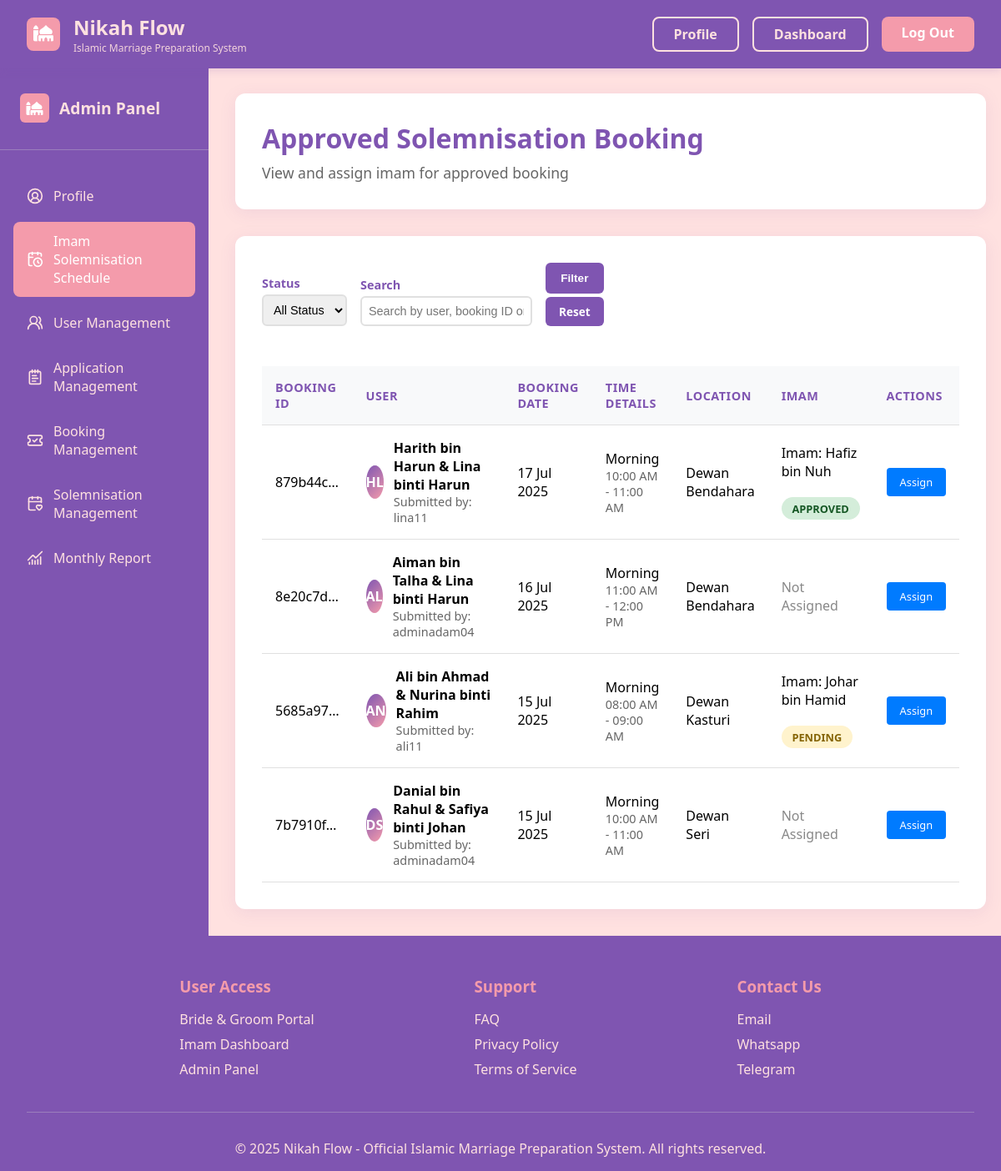
Screenshot of /homepage/admin/approvedbooking/ (signed in) with the database file from the repository.
### NikahFlow/models.py (models this page shows, shortened)
class SolemnisationBooking(models.Model):
    user = models.ForeignKey(
        User,
        on_delete=models.CASCADE,
        related_name='bookings',
        null=True
    )
    groom_name = models.CharField(max_length=100, blank=True, null=True)
    bride_name = models.CharField(max_length=100, blank=True, null=True)
    booking_id = models.UUIDField(primary_key=True, default=uuid.uuid4, editable=False)
    created_at = models.DateTimeField(auto_now_add=True)
    updated_at = models.DateTimeField(auto_now=True)
    remarks = models.TextField(blank=True, null=True)
    status = models.CharField(max_length=20, default='PENDING', choices=[
        ('PENDING', 'Pending'),
        ('APPROVED', 'Approved'),
        ('REJECTED', 'Rejected'),
    ])
    booking_date = models.DateField()
    time_slot = models.CharField(max_length=20)
    start_time = models.TimeField()
    end_time = models.TimeField()
    location = models.CharField(max_length=255)
    notes = models.TextField(blank=True, null=True)

class User(models.Model):
    ROLE_CHOICES = [
        ('bridegroom', 'Bride/Groom'),
        ('imam', 'Assistant Registrar'),
        ('adminchairman', 'Admin Chairman'),
    ]
    id_number = models.CharField(max_length=14,unique=True)
    role = models.CharField(max_length=30, choices=ROLE_CHOICES)
    email = models.EmailField(unique=True)
    username = models.CharField(max_length=150, unique=True)
    fullname = models.CharField(max_length=150)
    phone_number = models.CharField(max_length=20)
    password = models.CharField(max_length=128)
    status = models.CharField(max_length=20, default='Active')
    created_at = models.DateTimeField(auto_now_add=True)
    userid = models.CharField(max_length=50, null=True, blank=True)
    remarks = models.CharField(max_length=100)

class ImamSolemnisationSchedule(models.Model):
    STATUS_CHOICES = [
        ('PENDING', 'Pending'),
        ('APPROVED', 'Approved'),
        ('REJECTED', 'Rejected'),
    ]
    imam = models.ForeignKey(
        User,
        on_delete=models.CASCADE,
        related_name='solemnisation_assignments',
        limit_choices_to={'role': 'imam'}  # Ensure only imams can be assigned
    )
    booking = models.ForeignKey(
        SolemnisationBooking,
        on_delete=models.CASCADE,
        related_name='imam_assignments'
    )
    status = models.CharField(
        max_length=20,
        choices=STATUS_CHOICES,
        default='PENDING'
    )
    remarks = models.TextField(blank=True, null=True)
    assigned_at = models.DateTimeField(auto_now_add=True)
    class Meta:
        unique_together = ('imam', 'booking')  # Prevent duplicate assignments
        verbose_name = "Imam Assignment"
        verbose_name_plural = "Imam Assignments"

### NikahFlow/views.py (the view, shortened to what this page needs)
# urls.py: path('admin/approvedbooking/', views.view_approvebooking, name='view_approvedbooking'),
def view_approvebooking(request):
    if not request.session.get('user_id') or request.session.get('user_role') != 'adminchairman':
        return redirect('signin')
    status_filter = request.GET.get('status', '')
    search_query = request.GET.get('search', '')
    bookings = SolemnisationBooking.objects.filter(status='APPROVED').select_related('user').order_by('-updated_at')
    if status_filter:
        bookings = bookings.filter(status=status_filter)
    for booking in bookings:
        booking.assignments = ImamSolemnisationSchedule.objects.filter(booking=booking).select_related('imam')
    context = {
        'bookings': bookings,
        'status_filter': status_filter,
        'search_query': search_query,
    }
    return render(request, 'approvedbooking.html', context)

### NikahFlow/templates/approvedbooking.html (shortened to what this page needs)
<!DOCTYPE html>
<html lang="en">
<head>
    {% load static %}
    <link rel="stylesheet" href="{% static 'css/manage.css' %}">
    <link rel="stylesheet" href="https://cdnjs.cloudflare.com/ajax/libs/font-awesome/6.5.0/css/all.min.css">
</head>
<body>
    <header class="header">
        <nav class="nav-container">
            <div class="logo-section">
                <div class="logo-icon"><i class="fa-solid fa-mosque"></i></div>
                <div class="logo-text">
                    <div class="logo">Nikah Flow</div>
                    <div class="logo-subtitle">Islamic Marriage Preparation System</div>
                </div>
            </div>
            <div class="nav-buttons">
                <a href="{% url 'admin_account' %}" class="btn-login">Profile</a>
                <a href="{% url 'admin_account' %}" class="btn-login">Dashboard</a>
                <a href="{% url 'logout' %}" class="btn-signup">Log Out</a>
            </div>
        </nav>
    </header>
    <div class="main-container">
        <aside class="sidebar">
            <div class="sidebar-header">
                <div class="sidebar-logo">
                    <div class="sidebar-logo-icon"><i class="fa-solid fa-mosque"></i></div>
                    <div class="sidebar-logo-text">Admin Panel</div>
                </div>
            </div>
            <nav class="sidebar-nav">
                <ul>
                    <li>
                        <a href="{% url 'admin_account' %}">
                            <span class="icon">
                                <i data-lucide="circle-user-round" class="w-4 h-4" stroke="currentColor"></i>
                            </span>
                            Profile
                        </a>
                    </li>
                    <li>
                        <a href="{% url 'view_approvedbooking' %}" class="active">
                            <span class="icon">
                                <i data-lucide="calendar-clock" class="w-4 h-4" stroke="currentColor"></i>
                            </span>
                            Imam Solemnisation Schedule
                        </a>
                    </li>
                    <li>
                        <a href="{% url 'user_management' %}">
                            <span class="icon">
                                <i data-lucide="users-round" class="w-4 h-4" stroke="currentColor"></i>
                            </span>
                            User Management
                        </a>
                    </li>
                    <li>
                        <a href="{% url 'application_management' %}">
                            <span class="icon">
                                <i data-lucide="notepad-text" class="w-4 h-4" stroke="currentColor"></i>
                            </span>
                            Application Management
                        </a>
                    </li>
                    <li>
                        <a href="{% url 'booking_management' %}">
                            <span class="icon">
                                <i data-lucide="ticket-check" class="w-4 h-4" stroke="currentColor"></i>
                            </span>
                            Booking Management
                        </a>
                    </li>
                    <li>
                        <a href="{% url 'solemnisation_management' %}">
                            <span class="icon">
                                <i data-lucide="calendar-heart" class="w-4 h-4" stroke="currentColor"></i>
                            </span>
                            Solemnisation Management
                        </a>
                    </li>
                    <li>
                        <a href="{% url 'monthly_report' %}">
                            <span class="icon">
                                <i data-lucide="chart-no-axes-combined" class="w-4 h-4" stroke="currentColor"></i>
                            </span>
                            Monthly Report
                        </a>
                    </li>
                </ul>
            </nav>
        </aside>
        <main class="main-content">
            <div class="content-header">
                <div class="content-header-text">
                    <h1>Approved Solemnisation Booking</h1>
                    <p>View and assign imam for approved booking</p>
                </div>
            </div>
            <div class="dashboard-content">
                <form method="GET" class="filter-section">
                    <div class="filter-item">
                        <label for="status">Status</label>
                        <select name="status" id="status">
                            <option value="">All Status</option>
                        </select>
                    </div>
                    <div class="filter-item">
                        <label for="search">Search</label>
                        <input type="text" name="search" id="search" placeholder="Search by user, booking ID or location..." value="{{ search_query }}">
                    </div>
                    <div class="filter-item">
                        <button type="submit" class="filter-btn">Filter</button>
                        <a href="{% url 'booking_management' %}" class="filter-btn reset-btn">Reset</a>
                    </div>
                </form>
                <div class="user-table-container">
                    <table class="user-table">
                        <thead>
                            <tr>
                                <th>Booking ID</th>
                                <th>User</th>
                                <th>Booking Date</th>
                                <th>Time Details</th>
                                <th>Location</th>
                                <th>Imam</th>
                                <th>Actions</th>
                            </tr>
                        </thead>
                        <tbody>
                            {% for booking in bookings %}
                            <tr>
                                <td>
                                    <div class="booking-id">
                                        {{ booking.booking_id|truncatechars:8 }}
                                    </div>
                                </td>
                                <td>
                                    <div style="display: flex; align-items: center; gap: 0.75rem;">
                                        <div class="user-avatar">
                                            {{ booking.groom_name|default:''|first|upper }}{{ booking.bride_name|default:''|first|upper }}
                                        </div>
                                        <div>
                                            <div class="couple-names" style="font-weight: 600;">
                                                {{ booking.groom_name|default:'-' }} & {{ booking.bride_name|default:'-' }}
                                            </div>
                                            <div style="font-size: 0.9rem; color: #666;">
                                                Submitted by: {{ booking.user.username }}
                                            </div>
                                        </div>
                                    </div>
                                </td>
                                <td>
                                    {{ booking.booking_date|date:"d M Y" }}
                                </td>
                                <td>
                                    <div style="font-weight: 500;">{{ booking.time_slot|capfirst }}</div>
                                    <div style="font-size: 0.9rem; color: #666;">
                                        {{ booking.start_time|time:"h:i A"}} - {{booking.end_time|time:"h:i A"}}
                                    </div>
                                </td>
                                <td>
                                    {{ booking.location|truncatechars:20 }}
                                </td>
                                <td>
                                    {% if booking.assignments %}
                                        {% for assign in booking.assignments %}
                                            <div style="margin-bottom: 0.3rem;">
                                                Imam: {{ assign.imam.fullname }}
                                                <br><br>
                                                <span class="status-badge status-{{ assign.status|lower }}">
                                                    {{ assign.get_status_display }}
                                                </span>
                                            </div>
                                        {% endfor %}
                                    {% else %}
                                        <span style="color: #888;">Not Assigned</span>
                                    {% endif %}
                                </td>
                                <td>
                                    <div class="action-buttons">
                                        <a href="{% url 'assign_imam' booking.booking_id %}" class="btn-action btn-view">Assign</a>
                                    </div>
                                </td>
                            </tr>
                            {% empty %}
                            <tr>
                                <td colspan="8" style="text-align: center; padding: 2rem; color: #666;">
                                    No bookings found matching your criteria.
                                </td>
                            </tr>
                            {% endfor %}
                        </tbody>
                    </table>
                </div>
            </div>
        </main>
    </div>
    <footer class="footer">
        <div class="container">
            <div class="footer-content">
                <div class="footer-section">
                    <h3>User Access</h3>
                    <ul>
                        <li><a href="#bride-groom">Bride & Groom Portal</a></li>
                        <li><a href="#imam">Imam Dashboard</a></li>
                        <li><a href="#admin">Admin Panel</a></li>
                    </ul>
                </div>
                <div class="footer-section">
                    <h3>Support</h3>
                    <ul>
                        <li><a href="#faq">FAQ</a></li>
                        <li><a href="#privacy">Privacy Policy</a></li>
                        <li><a href="#terms">Terms of Service</a></li>
                    </ul>
                </div>
                <div class="footer-section">
                    <h3>Contact Us</h3>
                    <ul>
                        <li><a href="#contact">Email</a></li>
                        <li><a href="#whatsapp">Whatsapp</a></li>
                        <li><a href="#telegram">Telegram</a></li>
                    </ul>
                </div>
            </div>
            <div class="footer-bottom">
                <p>&copy; 2025 Nikah Flow - Official Islamic Marriage Preparation System. All rights reserved.</p>
            </div>
        </div>
    </footer>
</body>
</html>

### rows the page displays
SolemnisationBooking: booking_id "879b44c…", groom_name|first "H", bride_name|first "L", groom_name "Harith bin Harun", bride_name "Lina binti Harun", user.username "lina11", booking_date "17 Jul 2025", time_slot "Morning", start_time "10:00 AM", end_time "11:00 AM", location "Dewan Bendahara"
ImamSolemnisationSchedule: imam.fullname "Hafiz bin Nuh", status "APPROVED"
SolemnisationBooking: booking_id "8e20c7d…", groom_name|first "A", bride_name|first "L", groom_name "Aiman bin Talha", bride_name "Lina binti Harun", user.username "adminadam04", booking_date "16 Jul 2025", time_slot "Morning", start_time "11:00 AM", end_time "12:00 PM", location "Dewan Bendahara", shows "Not Assigned"
SolemnisationBooking: booking_id "5685a97…", groom_name|first "A", bride_name|first "N", groom_name "Ali bin Ahmad", bride_name "Nurina binti Rahim", user.username "ali11", booking_date "15 Jul 2025", time_slot "Morning", start_time "08:00 AM", end_time "09:00 AM", location "Dewan Kasturi"
ImamSolemnisationSchedule: imam.fullname "Johar bin Hamid", status "PENDING"
SolemnisationBooking: booking_id "7b7910f…", groom_name|first "D", bride_name|first "S", groom_name "Danial bin Rahul", bride_name "Safiya binti Johan", user.username "adminadam04", booking_date "15 Jul 2025", time_slot "Morning", start_time "10:00 AM", end_time "11:00 AM", location "Dewan Seri", shows "Not Assigned"
